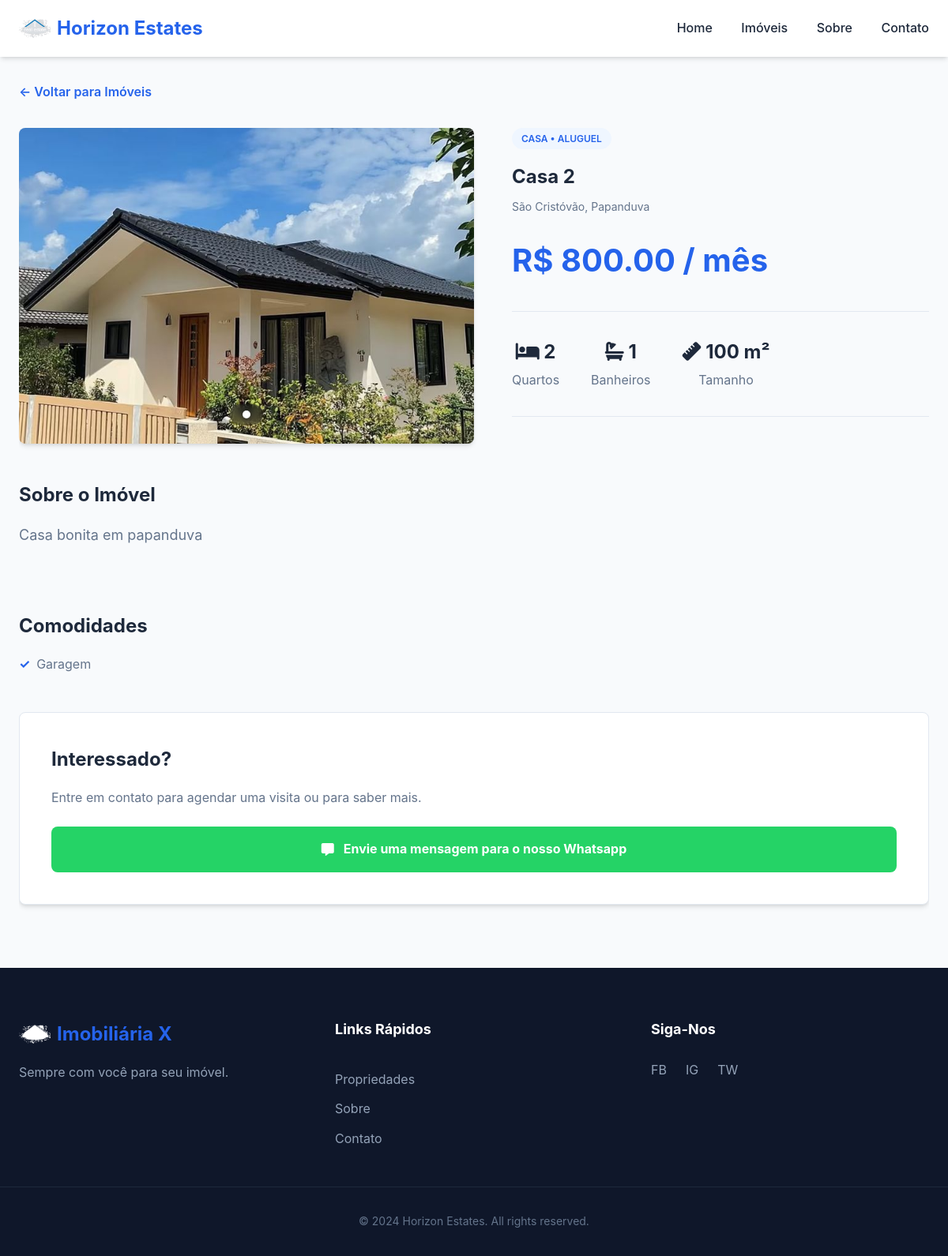
The app's page /property-details/2 with its own data.
### app/models.py (models this page shows)
class Property_Images(db.Model):
    id = db.Column(db.Integer, primary_key = True )
    image = db.Column(db.String(255), nullable = False)
    property_id = db.Column(db.Integer, db.ForeignKey('properties.id'))
    property = relationship('Properties', back_populates='images')

class Properties(db.Model):
    id = db.Column(db.Integer, primary_key = True )
    name = db.Column(db.String(200), unique = True, nullable = False)
    type = db.Column(db.String(40), nullable = False)
    images = relationship("Property_Images", back_populates="property")
    transaction = db.Column(db.String(10), nullable = False)
    city = db.Column(db.String(50), nullable = False)
    neighbourhood = db.Column(db.String(50))
    price = db.Column(db.Float, nullable = False)
    beds = db.Column(db.Integer, nullable = False)
    baths = db.Column(db.Integer, nullable = False)
    sqmt = db.Column(db.Integer, nullable = False)
    features = relationship("Property_Features", back_populates="property")
    description = db.Column(db.String(255))
    active = db.Column(db.Boolean, default = True)
    created_at = db.Column(db.DateTime(timezone = True))

class Property_Features(db.Model):
    id = db.Column(db.Integer, primary_key = True )
    feature = db.Column(db.String(50), nullable = False)
    property_id = db.Column(db.Integer, db.ForeignKey('properties.id'))
    property = relationship('Properties', back_populates='features')

### app/routes.py (the view)
@main_bp.route('/property-details/<int:property_id>')
def property_details(property_id):
    property = Properties.query.get_or_404(property_id)
    return render_template('property-details.html', property = property)

### app/templates/property-details.html (shortened to what this page needs)
<!DOCTYPE html>
<html lang="en">
<head>
    <link rel="stylesheet" href="{{ url_for('static', filename='css/styles.css') }}">
    <link rel="stylesheet" href="https://cdnjs.cloudflare.com/ajax/libs/font-awesome/6.5.0/css/all.min.css">
</head>
<body>
    <header id="main-header">
        <div class="container header-content">
            <div class="logo-container">
                <img src="{{ url_for('static', filename='img/logo.png') }}" alt="Horizon Estates Logo" class="logo-img">
                <span class="brand-name">Horizon Estates</span>
            </div>
            <nav class="desktop-nav">
                <a>Home</a>
                <a>Imóveis</a>
                <a href="#about">Sobre</a>
                <a href="#contact">Contato</a>
            </nav>
        </div>
    </header>
    <div class="container detail-container">
        <a class="btn-back">&larr; Voltar para Imóveis</a>
        <div class="detail-split-layout">
            <div class="detail-gallery-side">
                <div class="gallery-container">
                    <div class="gallery-slider" id="gallery-slider">
                        {% if property.images %}
                        {% for img in property.images %}
                        <div class="gallery-item">
                            <img src="{{ img.image }}" alt="{{ property.name }}" class="property-img">
                        </div>
                        {% endfor %}
                        {% else %}
                        <div class="gallery-item">
                            <img src="/static/img/default-property.png" alt="No image available" class="property-img">
                        </div>
                        {% endif %}
                    </div>
                    <div class="gallery-nav">
                        {% for img in property.images %}
                        <div class="gallery-dot {% if loop.first %}active{% endif %}" data-index="{{ loop.index0 }}">
                        </div>
                        {% endfor %}
                    </div>
                </div>
            </div>
            <div class="detail-info-side">
                <div class="property-detail-header">
                    {% set type_labels = {
                    'PREDIO': 'Prédio',
                    'CASA': 'Casa',
                    'APARTAMENTO': 'Apartamento'
                    } %}
                    <span class="property-type-tag">
                        {{ type_labels.get(property.type, property.type) }} • {{ property.transaction }}
                    </span>
                    <h2>{{ property.name }}</h2>
                    <p class="property-location">
                        {{ property.neighbourhood }}, {{ property.city.replace('-', ' ') }}
                    </p>
                    <div class="detail-price">
                        {% if property.transaction == 'ALUGUEL' %}
                        R$ {{ "{:,.2f}".format(property.price) }} / mês
                        {% else %}
                        R$ {{ "{:,.2f}".format(property.price) }}
                        {% endif %}
                    </div>
                </div>
                <div class="property-specs-large">
                    <div class="spec-large-item">
                        <span class="spec-large-value"><i class="fas fa-bed"></i> {{ property.beds }}</span>
                        <span>Quartos</span>
                    </div>
                    <div class="spec-large-item">
                        <span class="spec-large-value"><i class="fas fa-bath"></i> {{ property.baths }}</span>
                        <span>Banheiros</span>
                    </div>
                    <div class="spec-large-item">
                        <span class="spec-large-value"><i class="fas fa-ruler"></i> {{ property.sqmt }} m²</span>
                        <span>Tamanho</span>
                    </div>
                </div>
                <div class="detail-description">
                    <h3>Sobre o Imóvel</h3>
                    <p>{{ property.description or 'No description available.' }}</p>
                </div>
                <div class="detail-features">
                    <h3>Comodidades</h3>
                    <ul class="features-list">
                        {% for f in property.features %}
                        <li>{{ f.feature }}</li>
                        {% endfor %}
                    </ul>
                </div>
                 <div class="contact-card-inline">
                    <h4>Interessado?</h4>
                    <p>Entre em contato para agendar uma visita ou para saber mais.</p>
                    <a href="https://wa.me/1234567890" target="_blank" class="btn-whatsapp">
                    <i class="fas fa-message"></i> Envie uma mensagem para o nosso Whatsapp
                    </a>
                </div>
            </div>
        </div>
    </div>
    <footer>
        <div class="container footer-content">
            <div class="footer-info">
                <div class="logo-container">
                    <img src="{{ url_for('static', filename='img/logo.png') }}" alt="Horizon Estates Logo"
                        class="logo-img footer-logo">
                    <span class="brand-name">Imobiliária X</span>
                </div>
                <p>Sempre com você para seu imóvel.</p>
            </div>
            <div class="footer-links">
                <h4>Links Rápidos </h4>
                <a>Propriedades</a>
                <a href="#about">Sobre</a>
                <a href="#contact">Contato</a>
            </div>
            <div class="footer-social">
                <h4>Siga-Nos</h4>
                <div class="social-icons">
                    <span>FB</span>
                    <span>IG</span>
                    <span>TW</span>
                </div>
            </div>
        </div>
        <div class="footer-bottom">
            <p>&copy; 2024 Horizon Estates. All rights reserved.</p>
        </div>
    </footer>
</body>
</html>

### records on screen
Property_Images: image (picture)
Properties: get "CASA", transaction "ALUGUEL", name "Casa 2", neighbourhood "São Cristóvão", city.replace "Papanduva", price "800.00", beds "2", baths "1", sqmt "100", description "Casa bonita em papanduva"
Property_Features: feature "Garagem"
